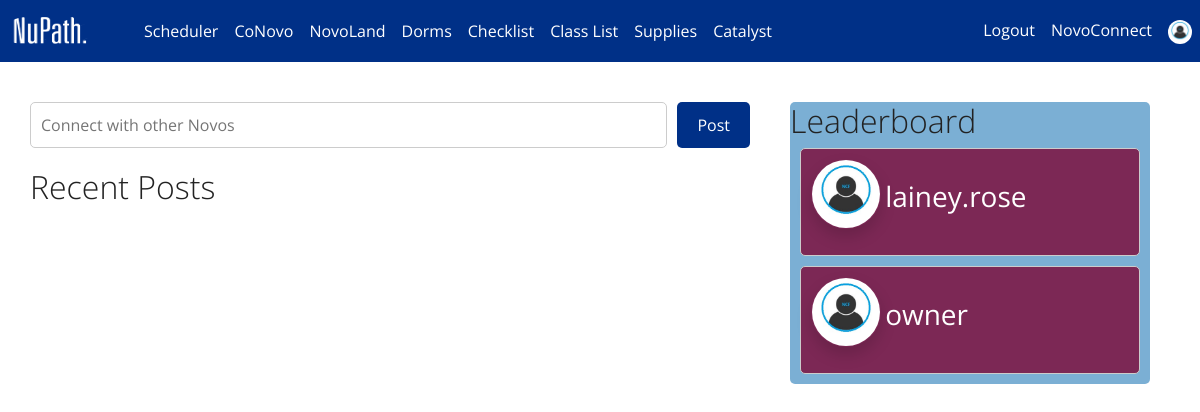
Page /conovo/ (signed in) on the committed database.
### mainapp/models.py (models this page shows, shortened)
class Profile(models.Model):
    USER_YEARS_CHOICES = (
        ('Inbound', 'Inbound Novo'),
        ('Current', 'Current Novo'),
        ('Alum', 'Novo Alum'),
    )
    def user_directory_path(instance, filename):
        """
        Returns the directory path for uploading a file based on the user's username.

        Args:
            instance: The instance of the model where the file is being uploaded.
            filename: The original filename of the uploaded file.

        Returns:
            The directory path for uploading the file, in the format 'userprofiles/<username>/<filename>'.
        """
        return f'userprofiles/{instance.user.username}/{filename}'
    user = models.OneToOneField(User, on_delete=models.CASCADE) # grab user for profile
    bio = models.TextField(max_length=500, blank=True)  # bio for user
    user_years = models.CharField(max_length=20, choices=USER_YEARS_CHOICES, default='inbound') # user years for user
    location = models.CharField(max_length=30, blank=True) # location for user
    pets = models.CharField(max_length=30, blank=True) # pets for user
    interests = models.CharField(max_length=100, blank=True) # interests for user
    profile_picture = models.ImageField(upload_to=user_directory_path, null=True, blank=True, default='userprofiles/default.jpg') # profile picture for user
    classBadge = models.BooleanField(default=False)
    dormBadge = models.BooleanField(default=False)
    hamBadge = models.BooleanField(default=False)
    eventsBadge = models.BooleanField(default=False)
    facultyBadge = models.BooleanField(default=False)
    badgeScore = models.IntegerField(default=0)

### mainapp/views.py (the view)
# urls.py: path('conovo/', views.conovo, name='conovo'),
@login_required
def conovo(request):
    if request.method == "POST":
        if "conovoSubmit" in request.POST:
            content = request.POST.get('content', '').strip() # get the post submitted by user
            if 1:  # TO-DO: Ensure the description is not empty
                Post.objects.create(content=content, author=request.user) # save the task in the database with name
                messages.success(request, "Message Posted! Slay! 🌊 ")
                return redirect('conovo')
            else: #TO-DO to return a message to enter a valid post submission
                return render(request, "conovo.html")
    else: # if the method is GET
        posts = Post.objects.select_related('author').all()
        leaderlist = leaderboard()
        return render(request, 'conovo.html', {'posts': posts, "top3": leaderlist[:3], "top4_10": leaderlist[4:]})

### mainapp/views.py (called while the page is built)
def leaderboard():
    leaderlist = Profile.objects.all().order_by('-badgeScore')[:10]
    return leaderlist

### mainapp/templates/conovo.html (shortened to what this page needs)
{% extends 'base.html' %}
{% load static %}
{% block content %}
<!DOCTYPE html>
<html lang="en">
<head>
</head>
<body>
    <div class="container">
        <div class="posts">
            <form class="post-form" method="POST" action="">
                <input type="text" name="content" placeholder="Connect with other Novos">
                <button type="submit" name="conovoSubmit" >Post</button>
            </form>
            <h2>Recent Posts</h2>
        </div>
        <div class="leaderboard">
            <h2>Leaderboard</h2>
            {% for leader in top3 %}
                <div class="leaderboard-box">
                        <a class="nav-link" id="profile" href="{% url 'other_profile' leader.user %}">
                            {% if leader.profile_picture %}
                            <img src="{{ MEDIA_URL }}{{ leader.profile_picture.url }}" class="img-fluid rounded-circle shadow mb-3" alt="Profile Picture" style="width: 70px; height: 70px; cursor: pointer; padding: 1px;">
                            {% else %}
                            <img src="{{ MEDIA_URL }}{{ leader.profile_picture.url }}" class="img-fluid rounded-circle shadow mb-3" alt="Default Profile Picture" style="width: 70px; height: 70px; cursor: pointer; padding: 1px;">
                            {% endif %}
                            <h3 style="display: inline-block; color:#fff"><strong>{{ leader.user.username|slice:":15" }} {% if leader.user.profile.user_years == 'Current' %} ✅ {% endif %}</strong></h3>
                </div>
            {% endfor %}
        </div>
    </div>
</body>
</html>
{% endblock %}

### mainapp/templates/base.html (shortened to what this page needs)
<!DOCTYPE html>
<html lang="en">
<head>
    {% load static %}
    <link rel="stylesheet" href="{% static 'css/bootstrap_yeti.css' %}">
    <link href="{% static 'css/ncf_colors.css' %}" rel="stylesheet">
</head>
<body>
    {% if user.is_authenticated %}
    <nav class="navbar navbar-expand-lg navbar-light bg-primary">
        <a class="navbar-brand" href="{% url 'home' %}"><img class="img-fluid rounded-circle" style="width: 120px; height: 36px;" src="{% static 'images/clean.png' %}" alt="Profile"></a>
        <div class="collapse navbar-collapse" id="navbarNav">
            <ul class="navbar-nav">
                <li class="nav-item">
                    <a class="nav-link" href="{% url 'calendar' 'month' %}"><strong>Scheduler</strong></a>
                </li>
                <li class="nav-item">
                    <a class="nav-link" href="{% url 'conovo' %}"><strong>CoNovo</strong></a>
                </li>
                <li class="nav-item">
                    <a class="nav-link" href="{% url 'novoland' %}"><strong>NovoLand</strong></a>
                </li>
                <li class="nav-item">
                    <a class="nav-link" href="{% url 'dorms'%}"><strong>Dorms</strong></a>
                </li>
                <li class="nav-item">
                    <a class="nav-link" href="{% url 'reading-list' %}"><strong>Checklist</strong></a>
                </li>
                <li class="nav-item">
                    <a class="nav-link" href="{% url 'class_list' %}"><strong>Class List</strong></a>
                </li>
                <li class="nav-item">
                    <a class="nav-link" href="{% url 'supplies_list' %}"><strong>Supplies</strong></a>
                </li>
                <li class="nav-item">
                    <a class="nav-link" href="{% url 'catalyst' %}"><strong>Catalyst</strong></a>
                </li>
            </ul>
            <div class="collapse navbar-collapse justify-content-end" id="navbarNav">
                <ul class="navbar-nav">
                    <li class="nav-item">
                        {% if user.is_authenticated %}
                            <a class="nav-link" href="{% url 'logout' %}"><strong>Logout</strong></a>
                        {% endif %}
                    </li>
                    <li class="nav-item">
                        <a class="nav-link" href="https://novoconnect.ncf.edu/"><strong>NovoConnect</strong></a>
                    </li>
                    {% if user.is_authenticated %}
                    <li class="nav-item">
                            <a class="nav-link" id="profile" href="{% url 'profile' %}">
                            <img class="img-fluid rounded-circle" style="width: 24px; height: 24px;" src="{{ MEDIA_URL }}{{ user.profile.profile_picture.url }}" alt="Profile">
                            </a>
                    </li>
                    {%endif%}
                </ul>
            </div>
        </div>
    </nav>
    {% endif %}
    {% block content %}{% endblock %}
</body>
</html>

### mainapp/static/css/ncf_colors.css (style rules this page uses)
:root { --bs-primary: #003087; --bs-secondary: #7C2855; --bs-success: #ABAD23; --bs-info: #7BADF4; --bs-warning: #FFB73F; }
.navbar { background-color: var(--bs-primary); }
.navbar.bg-primary, .navbar.navbar-light.bg-primary { background-color: var(--bs-primary) !important; }
.navbar-light .navbar-nav .nav-link, .navbar-light .navbar-brand { color: #ffffff !important; }

### mainapp/templates/conovo.html (style rules this page uses)
body { margin: 0; padding: 0; display: inline; }
.container { display: flex; justify-content: space-between; margin: 20px; padding: 20px 10px; }
.posts { flex: 2; margin-right: 20px; justify-content: flex-end; align-items: flex-end; }
.leaderboard { flex: 1; background-color: #7BAFD4; margin-left: 20px; border-radius: 5px; }
.post-box, .recentPosts, .leaderboard-box { border: 1px solid #ccc; padding: 10px; margin-bottom: 10px; }
.leaderboard-box { border-radius: 5px; background-color: #7C2855; display:inline-table table-column; margin-inline: 10px; border-radius: 5px; }
.post-form { margin-bottom: 20px; display: flex; }
.post-form input[type="text"] { flex: 1; padding: 10px; margin-right: 10px; border: 1px solid #ccc; border-radius: 5px; font-size: 16px; }
.post-form button { padding: 10px 20px; background-color: #003087; border: none; color: white; border-radius: 5px; cursor: pointer; transition: background-color 0.3s ease; }

### rows in the picture
Profile: profile_picture (placeholder picture), user.username "lainey.rose"
Profile: profile_picture (placeholder picture), user.username "owner"
